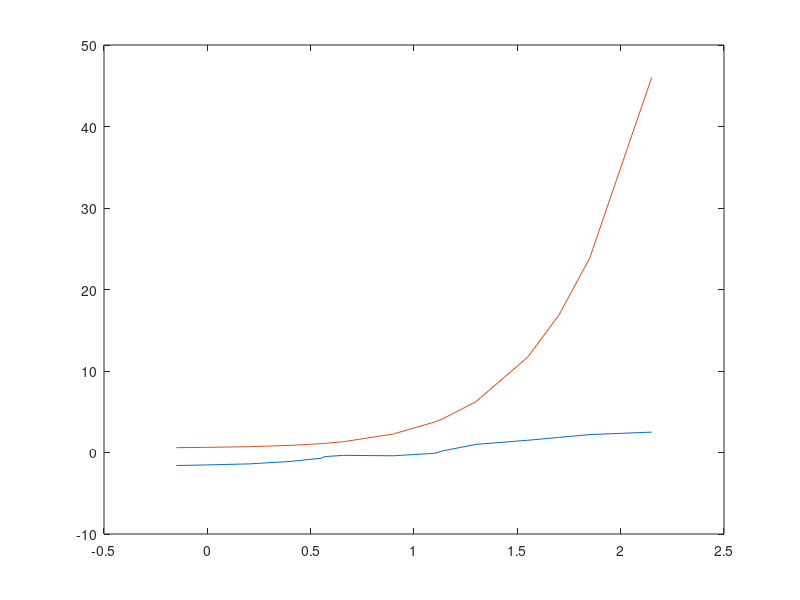

Write MATLAB code to recreate this figure.
Xo = [2.15 1.85 1.7 1.55 1.3 1.14 1.1 0.9 0.66 0.57 0.55 0.4 0.2 0 -0.15]';
y = [2.5 2.2 1.85 1.5 1 0.2 -0.1 -0.4 -0.35 -0.5 -0.7 -1.1 -1.4 -1.52 -1.6]';
c = rand(7,1)

##p = polyfit(X,y,6);
##
##
##Xc = linspace(2.15,-0.15)
##yc = polyval(p,Xc)
##
##
##
##yc
##
##plot(X,y)
##hold on
##plot(Xc,yc)
##hold off

X = [Xo.^6 Xo.^5 Xo.^4 Xo.^3 Xo.^2 Xo ones(15,1)]
w = (X*c)
diff = y-w
Err = (1/30)*((diff)'*(diff))

 



plot(Xo,y)
hold on
plot(Xo,w)
hold off

